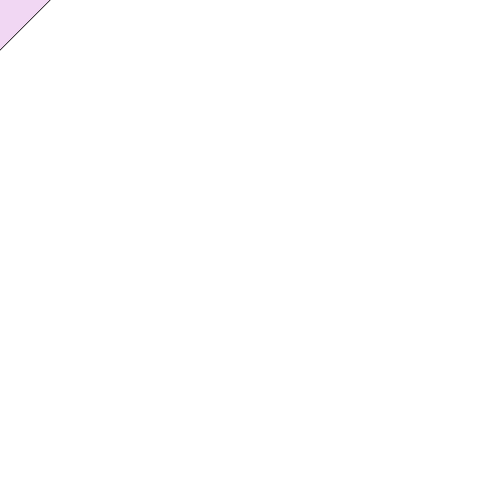
Frame 1 (no input)
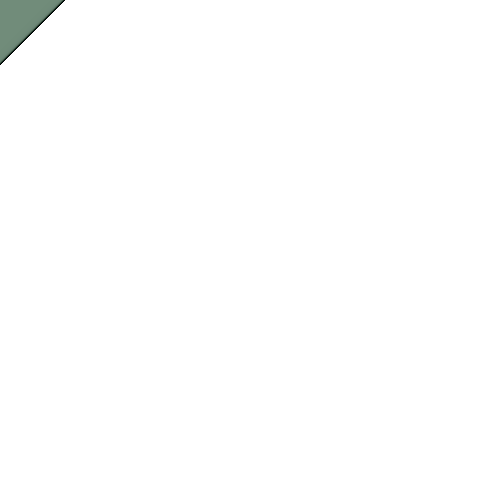
Frame 60 (no input)
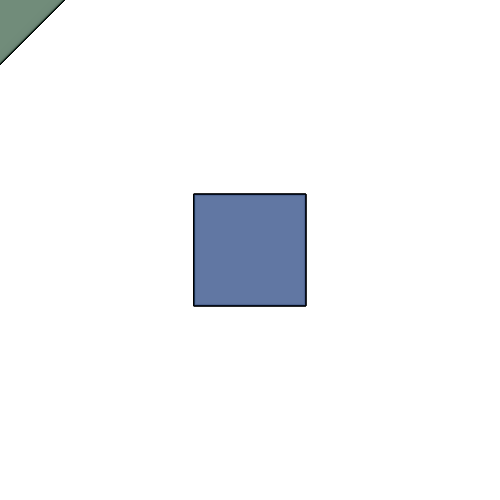
Frame 120 (the mouse pressed at the canvas centre since frame 60)

The p5.js sketch that drew these frames (run headless with seeded random() and noise() and a simulated clock; from frame 60 on, the mouse is pressed at the canvas centre):

// p5.js sketch
// ── sketch.js
let x = 100;
let y = 100;

function setup() {
  createCanvas(500, 500);
}

function draw() {
  if (mouseIsPressed) {
    let a = random(0, 255);
    let b = random(0, 255);
    let c = random(0, 255);
    fill(a, b, c, 50);
    y = y + 0.2;
    rect(mouseX - y / 2, mouseY - y / 2, y, y);
  } else {
    x = x + 0.5;
    let a1 = random(0, 255);
    let b1 = random(0, 255);
    let c1 = random(0, 255);
    fill(a1, b1, c1, 50);
    drawDiamond(mouseX, mouseY, x);
  }
}

function drawDiamond(cx, cy, size) {
  let halfSize = size / 2;
  quad(cx, cy - halfSize,  // Top vertex
       cx + halfSize, cy,   // Right vertex
       cx, cy + halfSize,  // Bottom vertex
       cx - halfSize, cy); // Left vertex
}
